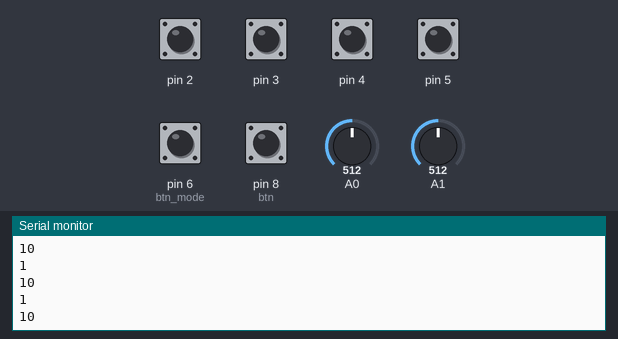
Bench run of a sketch on a simulated Arduino Uno, built with avr-gcc and run on an emulated ATmega328P. Parts: the last lines printed to the serial monitor. The test bench sets the inputs (shaded band); at power-on: pin 2–5, pin 6 (btn_mode), pin 8 (btn) HIGH, A0 = 512, A1 = 512. No radio packets arrive unless stated.

Above: at 1.2 s.
1.3 s: pin 2 pulled LOW for 0.15 s
At 1.32 s:
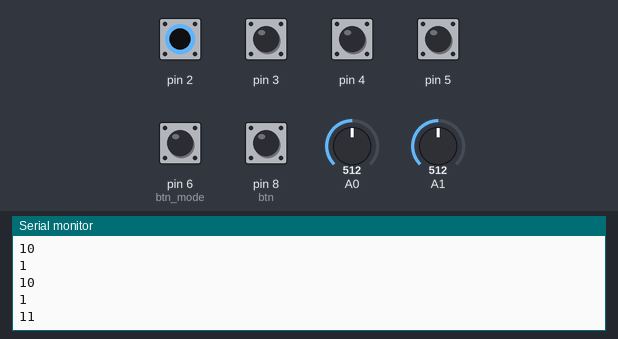
2.9 s: pin 3 pulled LOW for 0.15 s
At 2.94 s:
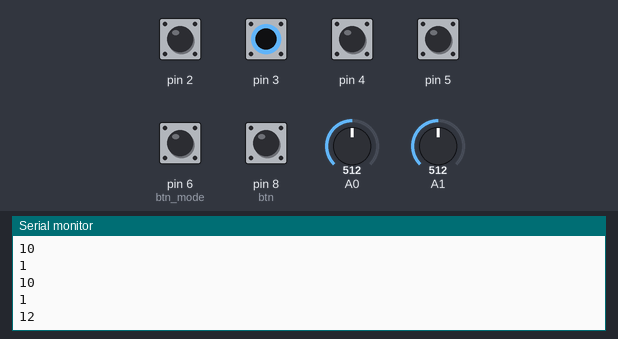
4.5 s: pin 4 pulled LOW for 0.15 s
At 4.56 s:
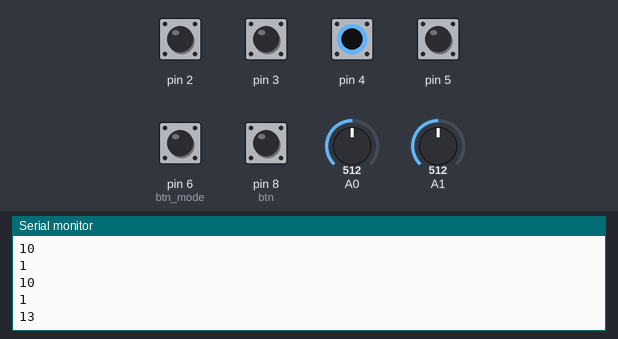
6.1 s: pin 5 pulled LOW for 0.15 s
At 6.12 s:
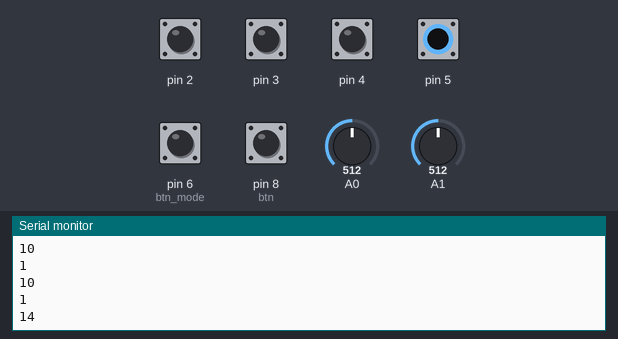
7.7 s: pin 6 (btn_mode) pulled LOW for 0.15 s
At 7.89 s:
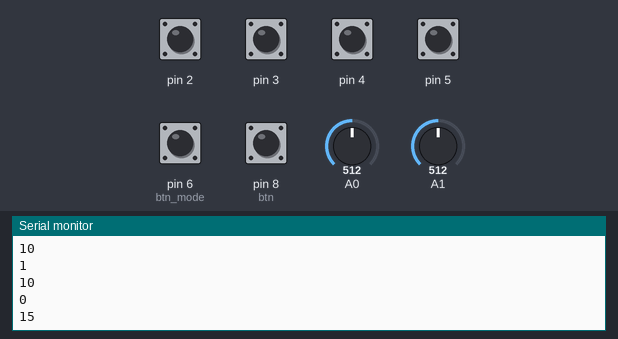
Timing chart, 0 to 10.3 s (numbered marks = the images above; inputs shaded):
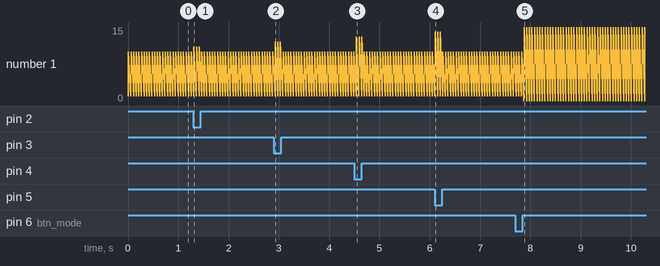

The sketch:

PULT.ino
```cpp
#include <SPI.h>
#include "nRF24L01.h"
#include "RF24.h"
#include <EncButton.h>

RF24 radio(9, 10);

int X_state, Y_state;
byte address[][6] = {"1Node", "2Node", "3Node", "4Node", "5Node", "6Node"};
byte defolt = 0;            // Отправляем по умолчанию на машинку, активирует функцию стоп на машинке
byte forward = 1;           // Отправляем при нажатии 1 кнопки, активирует функцию  езды вперед на машинке
byte right = 2;             // Отправляем при нажатии 2 кнопки, активирует функцию поворота направо на машинке
byte left = 3;              // Отправляем при нажатии 3 кнопки, активирует функцию поворота налево на машинке
byte backward = 4;          // Отправляем при нажатии 4 кнопки, активирует функцию езды назад на машинке
byte pegim = 5;             // Отправляем при нажатии 5 кнопки, меняет режим на машинке
byte transmit_data[4] = {}; // Массив с данными, отправляемыми на машинку
Button btn(8);              // Инилизация "Улучшеной кнопки" для закрытия манипулятора
Button btn_mode(6);         // Инилизация "Улучшеной кнопки" для смены режима

void setup() {
  Serial.begin(9600);         // открываем порт для связи с ПК

  radio.begin();              // активировать модуль
  radio.setAutoAck(1);        // режим подтверждения приёма, 1 вкл 0 выкл
  radio.setRetries(0, 15);    // (время между попыткой достучаться, число попыток)
  radio.enableAckPayload();   // разрешить отсылку данных в ответ на входящий сигнал
  radio.setPayloadSize(32);   // размер пакета, в байтах

  radio.openWritingPipe(address[0]);  // мы - труба 0, открываем канал для передачи данных
  radio.setChannel(0x60);             // выбираем канал (в котором нет шумов!)

  radio.setPALevel (RF24_PA_MAX);   // уровень мощности передатчика. На выбор RF24_PA_MIN, RF24_PA_LOW, RF24_PA_HIGH, RF24_PA_MAX
  radio.setDataRate (RF24_250KBPS); // скорость обмена. На выбор RF24_2MBPS, RF24_1MBPS, RF24_250KBPS


  radio.powerUp();
  radio.stopListening();
  pinMode(2, INPUT_PULLUP);
  pinMode(3, INPUT_PULLUP);
  pinMode(4, INPUT_PULLUP);
  pinMode(5, INPUT_PULLUP);
  pinMode(6, INPUT_PULLUP);
  pinMode(A0, INPUT);
  pinMode(A1, INPUT);

}
bool send = 1;
int mode = 1;
int func_state = 10;
void loop() {
  int buttonForward = digitalRead(2);         // Чтение состояния кнопки
  int buttonRight = digitalRead(3);         // Чтение состояния кнопки
  int buttonLeft = digitalRead(4);         // Чтение состояния кнопки
  int buttonBackward = digitalRead(5);         // Чтение состояния кнопки
  X_state = analogRead(A0);                   //Ось Х
  Y_state = analogRead(A1);                   //Ось У
  //Улучшенное считывание значения с кнопки
  btn_mode.tick();
    if (btn_mode.click()) mode = !mode;   // Присваивание значения действия машинки (смена режима)
  btn.tick();
    if (btn.click()) send = !send;          // Присваивание значения закрытия(открытия) манипулятора
  //Присваивание значения перпеменной в зависимости от нажатой кнопки
  if (mode){
    if (buttonForward == LOW) {
        func_state = 11;
    }
    else if (buttonRight == LOW) {

        func_state = 12;
    }
    else if (buttonLeft == LOW) {

        func_state = 13;
    }
    else if (buttonBackward == LOW) {
        func_state = 14;
    }
    else func_state = 10;
  }
  else func_state = 15;
  //Заполнение массива
  Serial.println(mode);
  Serial.println(func_state);
  transmit_data[0] = func_state;                      // Добавление в массив действия машинки (стоп, вперед, налево, направо, смена режима)
  transmit_data[1] = map(X_state, 0, 1024, 0, 255);   // X ось джойстика
  transmit_data[2] = map(Y_state, 0, 1024, 0, 255);   // У ось джойстика
  transmit_data[3] = send;                            // Закрытие(открытие) манипулятора
  radio.write(&transmit_data, sizeof(transmit_data)); // Отправка
  delay(50);
}
```

Measured:
- after the input at 1.3 s, the serial monitor: prints a new line at once (image 1)
- after the input at 2.9 s, the serial monitor: prints a new line at once (image 2)
- after the input at 4.5 s, the serial monitor: prints a new line at once (image 3)
- after the input at 6.1 s, the serial monitor: prints a new line at once (image 4)
- after the input at 7.7 s, the serial monitor: prints a new line after 0.17 s (image 5)
- plotted number 1: 10 → 15 after the input at 7.7 s
